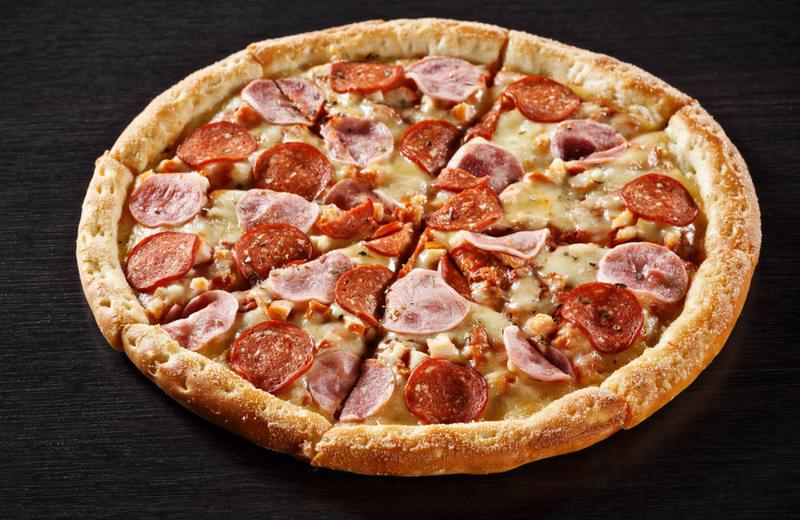
#> input picture Pizza.jpg, 800 x 520 px
$ python 7_Results.py   (older library calls are emulated)
#> lines starting #> are read from the running program, lines starting #| are printed output that depends on the picture
import cv2
import numpy as np
import matplotlib.pyplot as plt
import os

# Загружаем изображение
image = cv2.imread('Pizza.jpg')
#> image is the input picture: shape (520, 800, 3); mean B, G, R 62.3, 84.4, 122.6

if image is None:
    print("Ошибка: не удалось загрузить изображение!")
    exit()

# Создаем папку для результатов если её нет
output_dir = 'image_processing_results'
if not os.path.exists(output_dir):
    os.makedirs(output_dir)
    print(f"Создана папка для результатов: {output_dir}")

# ВЫПОЛНЕНИЕ ВСЕХ ПРЕДЫДУЩИХ ЗАДАНИЙ
print("Применение фильтров...")

# 1. Медианный фильтр
median_filtered = cv2.medianBlur(image, 5)

# 2. Гауссово размытие
blurred = cv2.GaussianBlur(image, (15, 15), 0)

# 3. Повышение резкости
sharpened = cv2.addWeighted(image, 1.5, blurred, -0.5, 0)

# 4. Выделение границ (Собель)
gray = cv2.cvtColor(image, cv2.COLOR_BGR2GRAY)
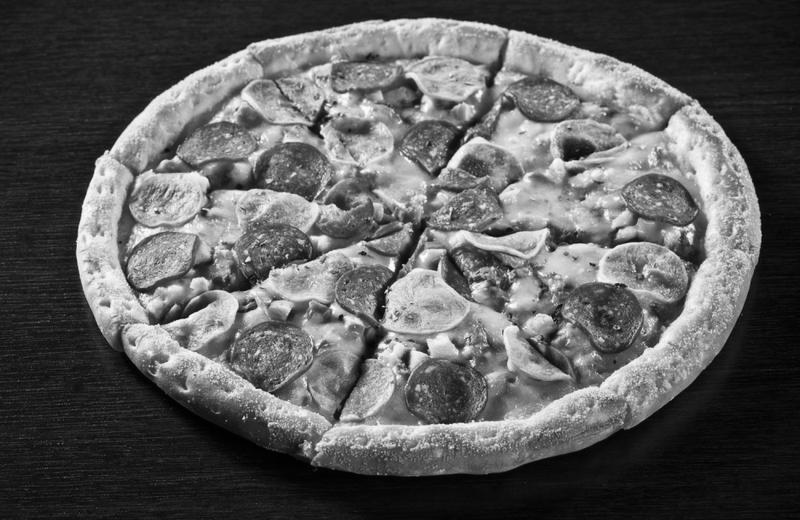
#> gray: shape (520, 800); min 0, max 255, mean 93.3
sobel_x = cv2.Sobel(gray, cv2.CV_64F, 1, 0, ksize=3)
sobel_y = cv2.Sobel(gray, cv2.CV_64F, 0, 1, ksize=3)
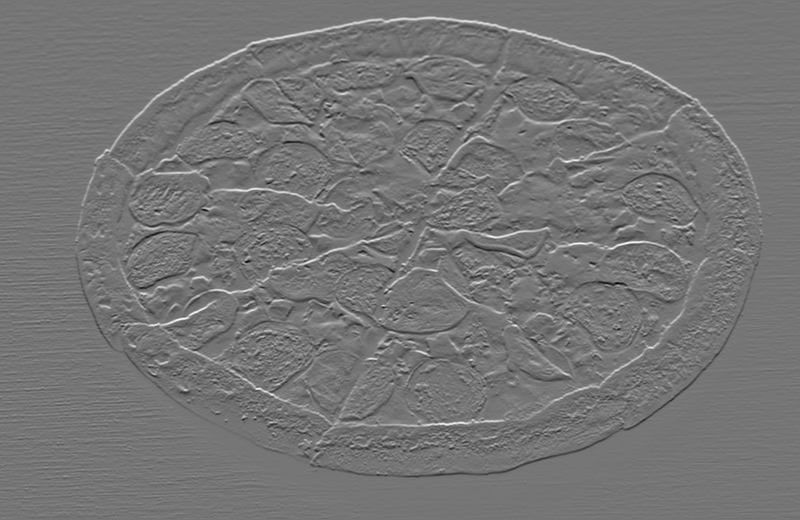
#> sobel_y: shape (520, 800) float64; min -740, max 862, mean -0.2; drawn with min black and max white
edges = cv2.magnitude(sobel_x, sobel_y)
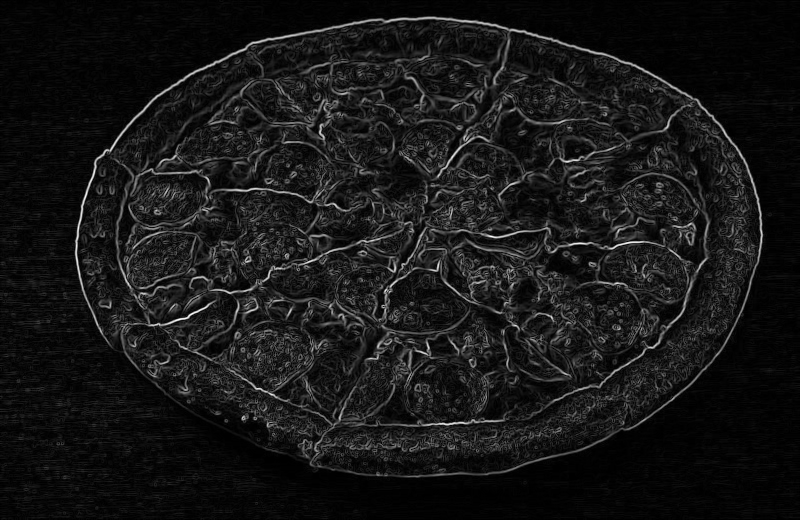
#> edges: shape (520, 800) float64; min 0, max 878, mean 80.5; drawn with min black and max white
edges = cv2.convertScaleAbs(edges)
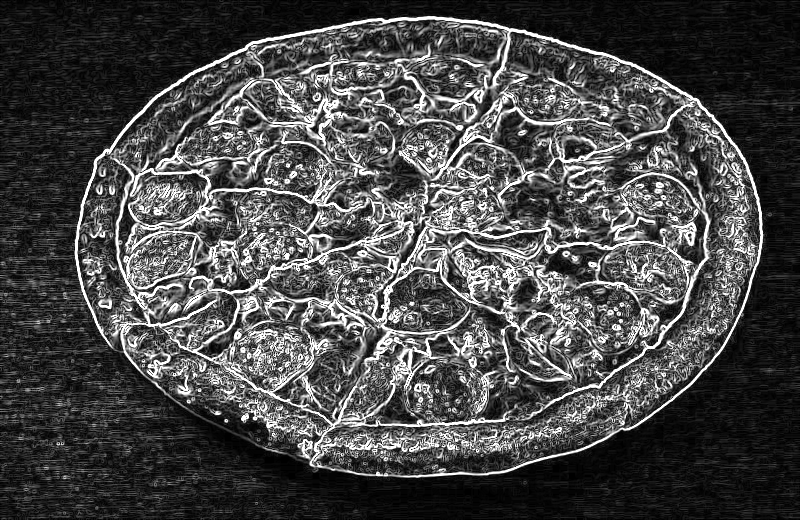
#> edges: shape (520, 800); min 0, max 255, mean 73.6
edges = cv2.cvtColor(edges, cv2.COLOR_GRAY2BGR)
#> edges: shape (520, 800, 3)

# 5. Собственный фильтр
custom_kernel = np.array([[-1, -1, -1], [-1, 9, -1], [-1, -1, -1]])
custom_filtered = cv2.filter2D(image, -1, custom_kernel)
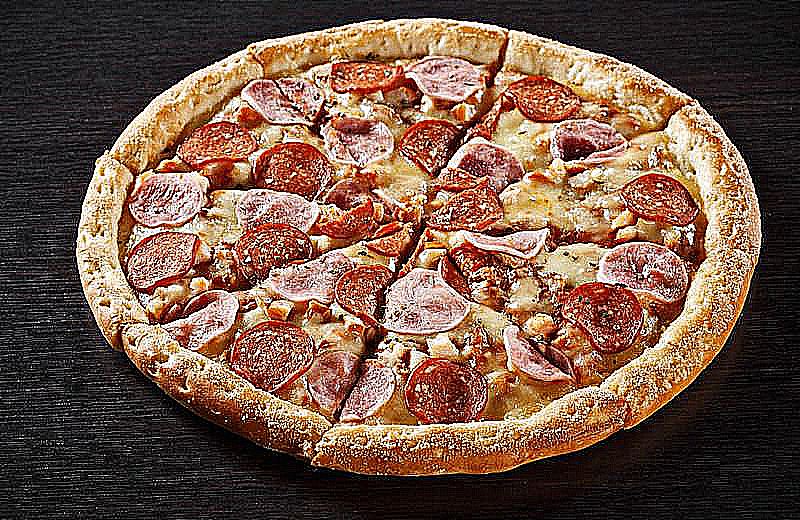
#> custom_filtered: shape (520, 800, 3); mean B, G, R 69.2, 85.9, 115.4

# 6. Комбинирование результатов
combined = cv2.addWeighted(sharpened, 1.8, edges, -0.8, 50)
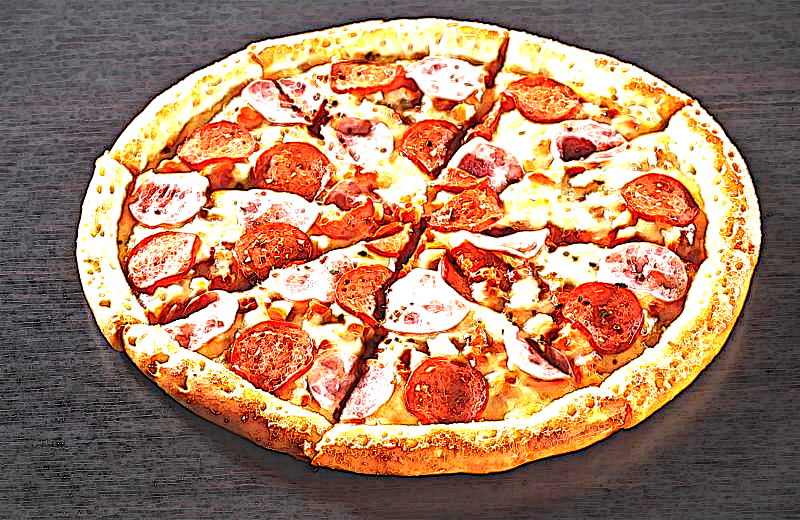
#> combined: shape (520, 800, 3); mean B, G, R 100.7, 126.9, 168.7
combined = np.clip(combined, 0, 255)


# ФУНКЦИЯ ДЛЯ СОХРАНЕНИЯ ИЗОБРАЖЕНИЙ
def save_all_images(original, median, gaussian, edges, sharpened, custom, combined):
    """Сохраняет все обработанные изображения"""
    try:
        cv2.imwrite(f'{output_dir}/1_original.jpg', original)
        cv2.imwrite(f'{output_dir}/2_median_filtered.jpg', median)
        cv2.imwrite(f'{output_dir}/3_gaussian_blur.jpg', gaussian)
        cv2.imwrite(f'{output_dir}/4_sobel_edges.jpg', edges)
        cv2.imwrite(f'{output_dir}/5_sharpened.jpg', sharpened)
        cv2.imwrite(f'{output_dir}/6_custom_filter.jpg', custom)
        cv2.imwrite(f'{output_dir}/7_combined_result.jpg', combined)
        print("✅ Все изображения успешно сохранены!")
        print(f"📁 Папка с результатами: {output_dir}")
    except Exception as e:
        print(f"❌ Ошибка при сохранении изображений: {e}")


# ФУНКЦИЯ ДЛЯ ОТОБРАЖЕНИЯ ВСЕХ РЕЗУЛЬТАТОВ
def show_all_results(original, median, gaussian, edges, sharpened, custom, combined):
    """Отображает все результаты в виде сетки"""
    plt.figure(figsize=(14, 10))
    plt.subplots_adjust(hspace=0.4, wspace=0.3, top=0.93, bottom=0.01, left=0.05, right=0.95)

    # Оригинальное изображение
    plt.subplot(2, 4, 1)
    plt.title('1. Оригинальное\nизображение', fontsize=11, pad=15)
    plt.imshow(cv2.cvtColor(original, cv2.COLOR_BGR2RGB))
    plt.axis('off')

    # Медианный фильтр
    plt.subplot(2, 4, 2)
    plt.title('2. Медианный\nфильтр', fontsize=11, pad=15)
    plt.imshow(cv2.cvtColor(median, cv2.COLOR_BGR2RGB))
    plt.axis('off')

    # Гауссово размытие
    plt.subplot(2, 4, 3)
    plt.title('3. Гауссово\nразмытие', fontsize=11, pad=15)
    plt.imshow(cv2.cvtColor(gaussian, cv2.COLOR_BGR2RGB))
    plt.axis('off')

    # Выделение границ
    plt.subplot(2, 4, 4)
    plt.title('4. Выделение\nграниц (Собель)', fontsize=11, pad=15)
    plt.imshow(cv2.cvtColor(edges, cv2.COLOR_BGR2RGB))
    plt.axis('off')

    # Повышение резкости
    plt.subplot(2, 4, 5)
    plt.title('5. Повышение\nрезкости', fontsize=11, pad=15)
    plt.imshow(cv2.cvtColor(sharpened, cv2.COLOR_BGR2RGB))
    plt.axis('off')

    # Собственный фильтр
    plt.subplot(2, 4, 6)
    plt.title('6. Собственный\nфильтр', fontsize=11, pad=15)
    plt.imshow(cv2.cvtColor(custom, cv2.COLOR_BGR2RGB))
    plt.axis('off')

    # Комбинированный результат
    plt.subplot(2, 4, 7)
    plt.title('7. Комбинированный\nрезультат', fontsize=11, pad=15, color='darkred')
    plt.imshow(cv2.cvtColor(combined, cv2.COLOR_BGR2RGB))
    plt.axis('off')

    # Информационная панель
    plt.subplot(2, 4, 8)
    plt.text(0.1, 0.8, 'ВСЕ РЕЗУЛЬТАТЫ\nСОХРАНЕНЫ В:', fontsize=12, fontweight='bold')
    plt.text(0.1, 0.6, f'папку:\n{output_dir}', fontsize=10, color='blue')
    plt.text(0.1, 0.4, 'Файлы:', fontsize=10, fontweight='bold')
    plt.text(0.1, 0.35, '1_original.jpg', fontsize=8)
    plt.text(0.1, 0.3, '2_median_filtered.jpg', fontsize=8)
    plt.text(0.1, 0.25, '3_gaussian_blur.jpg', fontsize=8)
    plt.text(0.1, 0.2, '4_sobel_edges.jpg', fontsize=8)
    plt.text(0.1, 0.15, '5_sharpened.jpg', fontsize=8)
    plt.text(0.1, 0.1, '6_custom_filter.jpg', fontsize=8)
    plt.text(0.1, 0.05, '7_combined_result.jpg', fontsize=8)
    plt.axis('off')

    plt.tight_layout()

    # Сохраняем итоговую сетку
    plt.savefig(f'{output_dir}/all_results_grid.png', dpi=300, bbox_inches='tight')
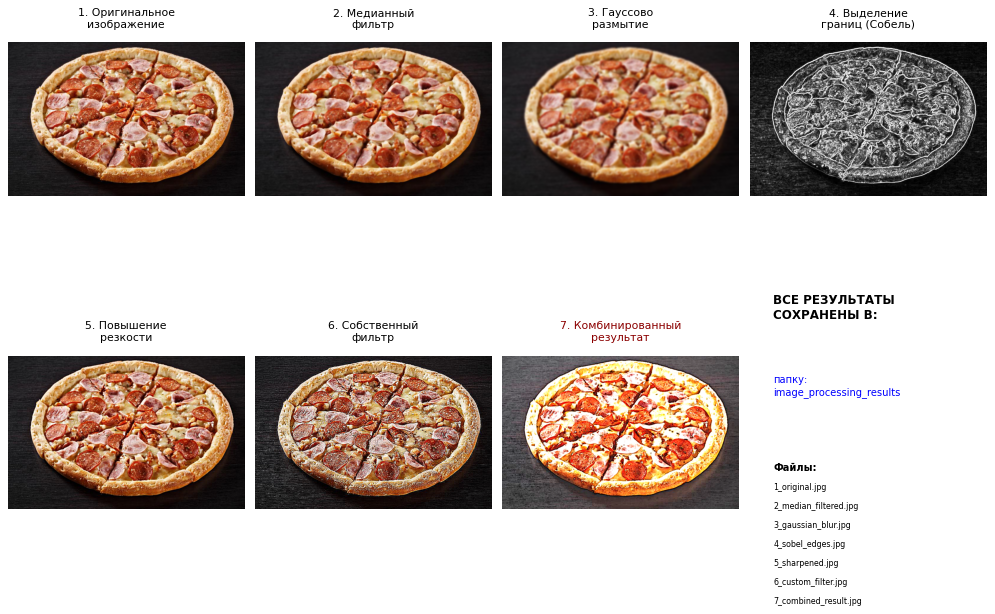
#> figure drawn by matplotlib, 7 panels
    print("✅ Сетка с результатами сохранена как 'all_results_grid.png'")

    plt.show()


# ВЫЗОВ ФУНКЦИЙ
print("Отображение всех результатов работы...")

# Сохраняем все отдельные изображения
save_all_images(image, median_filtered, blurred, edges, sharpened, custom_filtered, combined)

# Отображаем результаты
show_all_results(image, median_filtered, blurred, edges, sharpened, custom_filtered, combined)

# Дополнительная информация
print("\n" + "=" * 50)
print("СПИСОК СОХРАНЕННЫХ ФАЙЛОВ:")
print("1_original.jpg - Исходное изображение")
print("2_median_filtered.jpg - После медианного фильтра")
print("3_gaussian_blur.jpg - После гауссова размытия")
print("4_sobel_edges.jpg - Границы Собеля")
print("5_sharpened.jpg - Увеличение резкости")
print("6_custom_filter.jpg - Пользовательский фильтр")
print("7_combined_result.jpg - Комбинированный результат")
print("all_results_grid.png - Сетка со всеми результатами")
print("=" * 50)
